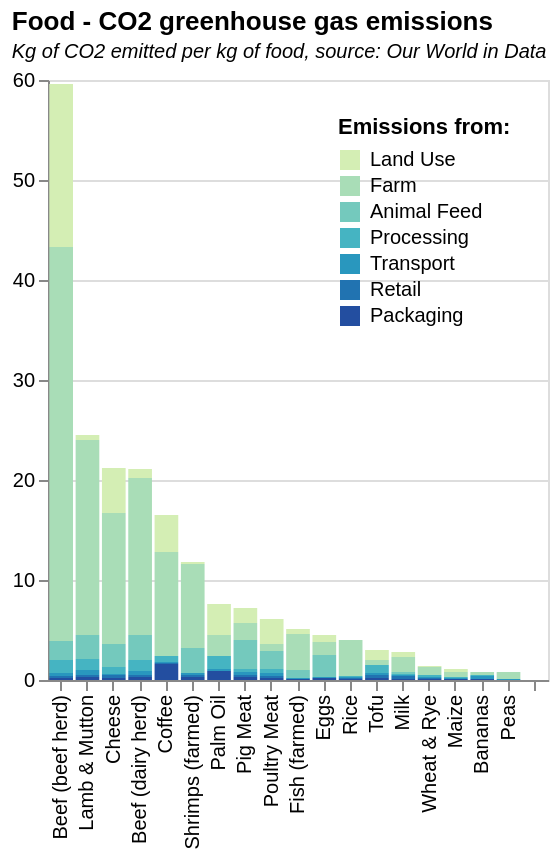

Source (Vega-Lite JSON):
### Vega-Lite specification from a JSON file in a GitHub repository (floating-point values rounded to 4 significant figures)
{"$schema": "https://vega.github.io/schema/vega-lite/v5.json", "data": {"values": [{"Entity": "", "food_emissions": "", "Type": ""}, {"Entity": "Bananas", "food_emissions": "0", "Type": "Land Use"}, {"Entity": "Beef (beef herd)", "food_emissions": "16.3", "Type": "Land Use"}, {"Entity": "Beef (dairy herd)", "food_emissions": "0.9", "Type": "Land Use"}, {"Entity": "Cheese", "food_emissions": "4.5", "Type": "Land Use"}, {"Entity": "Coffee", "food_emissions": "3.7", "Type": "Land Use"}, {"Entity": "Eggs", "food_emissions": "0.7", "Type": "Land Use"}, {"Entity": "Fish (farmed)", "food_emissions": "0.5", "Type": "Land Use"}, {"Entity": "Lamb & Mutton", "food_emissions": "0.5", "Type": "Land Use"}, {"Entity": "Maize", "food_emissions": "0.3", "Type": "Land Use"}, {"Entity": "Milk", "food_emissions": "0.5", "Type": "Land Use"}, {"Entity": "Palm Oil", "food_emissions": "3.1", "Type": "Land Use"}, {"Entity": "Peas", "food_emissions": "0", "Type": "Land Use"}, {"Entity": "Pig Meat", "food_emissions": "1.5", "Type": "Land Use"}, {"Entity": "Poultry Meat", "food_emissions": "2.5", "Type": "Land Use"}, {"Entity": "Rice", "food_emissions": "0", "Type": "Land Use"}, {"Entity": "Shrimps (farmed)", "food_emissions": "0.2", "Type": "Land Use"}, {"Entity": "Tofu", "food_emissions": "1", "Type": "Land Use"}, {"Entity": "Wheat & Rye", "food_emissions": "0.1", "Type": "Land Use"}, {"Entity": "Bananas", "food_emissions": "0.3", "Type": "Farm"}, {"Entity": "Beef (beef herd)", "food_emissions": "39.4", "Type": "Farm"}, {"Entity": "Beef (dairy herd)", "food_emissions": "15.7", "Type": "Farm"}, {"Entity": "Cheese", "food_emissions": "13.1", "Type": "Farm"}, {"Entity": "Coffee", "food_emissions": "10.4", "Type": "Farm"}, {"Entity": "Eggs", "food_emissions": "1.3", "Type": "Farm"}, {"Entity": "Fish (farmed)", "food_emissions": "3.6", "Type": "Farm"}, {"Entity": "Lamb & Mutton", "food_emissions": "19.5", "Type": "Farm"}, {"Entity": "Maize", "food_emissions": "0.5", "Type": "Farm"}, {"Entity": "Milk", "food_emissions": "1.5", "Type": "Farm"}, {"Entity": "Palm Oil", "food_emissions": "2.1", "Type": "Farm"}, {"Entity": "Peas", "food_emissions": "0.7", "Type": "Farm"}, {"Entity": "Pig Meat", "food_emissions": "1.7", "Type": "Farm"}, {"Entity": "Poultry Meat", "food_emissions": "0.7", "Type": "Farm"}, {"Entity": "Rice", "food_emissions": "3.6", "Type": "Farm"}, {"Entity": "Shrimps (farmed)", "food_emissions": "8.4", "Type": "Farm"}, {"Entity": "Tofu", "food_emissions": "0.5", "Type": "Farm"}, {"Entity": "Wheat & Rye", "food_emissions": "0.8", "Type": "Farm"}, {"Entity": "Bananas", "food_emissions": "0", "Type": "Animal Feed"}, {"Entity": "Beef (beef herd)", "food_emissions": "1.9", "Type": "Animal Feed"}, {"Entity": "Beef (dairy herd)", "food_emissions": "2.5", "Type": "Animal Feed"}, {"Entity": "Cheese", "food_emissions": "2.3", "Type": "Animal Feed"}, {"Entity": "Coffee", "food_emissions": "0", "Type": "Animal Feed"}, {"Entity": "Eggs", "food_emissions": "2.2", "Type": "Animal Feed"}, {"Entity": "Fish (farmed)", "food_emissions": "0.8", "Type": "Animal Feed"}, {"Entity": "Lamb & Mutton", "food_emissions": "2.4", "Type": "Animal Feed"}, {"Entity": "Maize", "food_emissions": "0", "Type": "Animal Feed"}, {"Entity": "Milk", "food_emissions": "0.2", "Type": "Animal Feed"}, {"Entity": "Palm Oil", "food_emissions": "0", "Type": "Animal Feed"}, {"Entity": "Peas", "food_emissions": "0", "Type": "Animal Feed"}, {"Entity": "Pig Meat", "food_emissions": "2.9", "Type": "Animal Feed"}, {"Entity": "Poultry Meat", "food_emissions": "1.8", "Type": "Animal Feed"}, {"Entity": "Rice", "food_emissions": "0", "Type": "Animal Feed"}, {"Entity": "Shrimps (farmed)", "food_emissions": "2.5", "Type": "Animal Feed"}, {"Entity": "Tofu", "food_emissions": "0", "Type": "Animal Feed"}, {"Entity": "Wheat & Rye", "food_emissions": "0", "Type": "Animal Feed"}, {"Entity": "Bananas", "food_emissions": "0.1", "Type": "Processing"}, {"Entity": "Beef (beef herd)", "food_emissions": "1.3", "Type": "Processing"}, {"Entity": "Beef (dairy herd)", "food_emissions": "1.1", "Type": "Processing"}, {"Entity": "Cheese", "food_emissions": "0.7", "Type": "Processing"}, {"Entity": "Coffee", "food_emissions": "0.6", "Type": "Processing"}, {"Entity": "Eggs", "food_emissions": "0", "Type": "Processing"}, {"Entity": "Fish (farmed)", "food_emissions": "0", "Type": "Processing"}, {"Entity": "Lamb & Mutton", "food_emissions": "1.1", "Type": "Processing"}, {"Entity": "Maize", "food_emissions": "0.1", "Type": "Processing"}, {"Entity": "Milk", "food_emissions": "0.1", "Type": "Processing"}, {"Entity": "Palm Oil", "food_emissions": "1.3", "Type": "Processing"}, {"Entity": "Peas", "food_emissions": "0", "Type": "Processing"}, {"Entity": "Pig Meat", "food_emissions": "0.3", "Type": "Processing"}, {"Entity": "Poultry Meat", "food_emissions": "0.4", "Type": "Processing"}, {"Entity": "Rice", "food_emissions": "0.1", "Type": "Processing"}, {"Entity": "Shrimps (farmed)", "food_emissions": "0", "Type": "Processing"}, {"Entity": "Tofu", "food_emissions": "0.8", "Type": "Processing"}, {"Entity": "Wheat & Rye", "food_emissions": "0.2", "Type": "Processing"}, {"Entity": "Bananas", "food_emissions": "0.3", "Type": "Transport"}, {"Entity": "Beef (beef herd)", "food_emissions": "0.3", "Type": "Transport"}, {"Entity": "Beef (dairy herd)", "food_emissions": "0.4", "Type": "Transport"}, {"Entity": "Cheese", "food_emissions": "0.1", "Type": "Transport"}, {"Entity": "Coffee", "food_emissions": "0.1", "Type": "Transport"}, {"Entity": "Eggs", "food_emissions": "0.1", "Type": "Transport"}, {"Entity": "Fish (farmed)", "food_emissions": "0.1", "Type": "Transport"}, {"Entity": "Lamb & Mutton", "food_emissions": "0.5", "Type": "Transport"}, {"Entity": "Maize", "food_emissions": "0.1", "Type": "Transport"}, {"Entity": "Milk", "food_emissions": "0.1", "Type": "Transport"}, {"Entity": "Palm Oil", "food_emissions": "0.2", "Type": "Transport"}, {"Entity": "Peas", "food_emissions": "0.1", "Type": "Transport"}, {"Entity": "Pig Meat", "food_emissions": "0.3", "Type": "Transport"}, {"Entity": "Poultry Meat", "food_emissions": "0.3", "Type": "Transport"}, {"Entity": "Rice", "food_emissions": "0.1", "Type": "Transport"}, {"Entity": "Shrimps (farmed)", "food_emissions": "0.2", "Type": "Transport"}, {"Entity": "Tofu", "food_emissions": "0.2", "Type": "Transport"}, {"Entity": "Wheat & Rye", "food_emissions": "0.1", "Type": "Transport"}, {"Entity": "Bananas", "food_emissions": "0", "Type": "Retail"}, {"Entity": "Beef (beef herd)", "food_emissions": "0.2", "Type": "Retail"}, {"Entity": "Beef (dairy herd)", "food_emissions": "0.2", "Type": "Retail"}, {"Entity": "Cheese", "food_emissions": "0.3", "Type": "Retail"}, {"Entity": "Coffee", "food_emissions": "0.1", "Type": "Retail"}, {"Entity": "Eggs", "food_emissions": "0", "Type": "Retail"}, {"Entity": "Fish (farmed)", "food_emissions": "0", "Type": "Retail"}, {"Entity": "Lamb & Mutton", "food_emissions": "0.2", "Type": "Retail"}, {"Entity": "Maize", "food_emissions": "0", "Type": "Retail"}, {"Entity": "Milk", "food_emissions": "0.3", "Type": "Retail"}, {"Entity": "Palm Oil", "food_emissions": "0", "Type": "Retail"}, {"Entity": "Peas", "food_emissions": "0", "Type": "Retail"}, {"Entity": "Pig Meat", "food_emissions": "0.2", "Type": "Retail"}, {"Entity": "Poultry Meat", "food_emissions": "0.2", "Type": "Retail"}, {"Entity": "Rice", "food_emissions": "0.1", "Type": "Retail"}, {"Entity": "Shrimps (farmed)", "food_emissions": "0.2", "Type": "Retail"}, {"Entity": "Tofu", "food_emissions": "0.3", "Type": "Retail"}, {"Entity": "Wheat & Rye", "food_emissions": "0.1", "Type": "Retail"}, {"Entity": "Bananas", "food_emissions": "0.1", "Type": "Packaging"}, {"Entity": "Beef (beef herd)", "food_emissions": "0.2", "Type": "Packaging"}, {"Entity": "Beef (dairy herd)", "food_emissions": "0.3", "Type": "Packaging"}, {"Entity": "Cheese", "food_emissions": "0.2", "Type": "Packaging"}, {"Entity": "Coffee", "food_emissions": "1.6", "Type": "Packaging"}, {"Entity": "Eggs", "food_emissions": "0.2", "Type": "Packaging"}, {"Entity": "Fish (farmed)", "food_emissions": "0.1", "Type": "Packaging"}, {"Entity": "Lamb & Mutton", "food_emissions": "0.3", "Type": "Packaging"}, {"Entity": "Maize", "food_emissions": "0.1", "Type": "Packaging"}, {"Entity": "Milk", "food_emissions": "0.1", "Type": "Packaging"}, {"Entity": "Palm Oil", "food_emissions": "0.9", "Type": "Packaging"}, {"Entity": "Peas", "food_emissions": "0", "Type": "Packaging"}, {"Entity": "Pig Meat", "food_emissions": "0.3", "Type": "Packaging"}, {"Entity": "Poultry Meat", "food_emissions": "0.2", "Type": "Packaging"}, {"Entity": "Rice", "food_emissions": "0.1", "Type": "Packaging"}, {"Entity": "Shrimps (farmed)", "food_emissions": "0.3", "Type": "Packaging"}, {"Entity": "Tofu", "food_emissions": "0.2", "Type": "Packaging"}, {"Entity": "Wheat & Rye", "food_emissions": "0.1", "Type": "Packaging"}]}, "mark": "bar", "width": 250, "height": 300, "title": {"text": "Food - CO2 greenhouse gas emissions", "subtitle": "Kg of CO2 emitted per kg of food, source: Our World in Data", "subtitleFontStyle": "italic", "subtitleFontSize": 10, "anchor": "start", "color": "black"}, "encoding": {"x": {"field": "Entity", "sort": "-y", "type": "ordinal", "title": null}, "y": {"field": "food_emissions", "title": null, "type": "quantitative"}, "color": {"field": "Type", "type": "nominal", "legend": {"orient": "top-right"}, "scale": {"domain": ["Land Use", "Farm", "Animal Feed", "Processing", "Transport", "Retail", "Packaging"], "scheme": "yellowgreenblue"}, "title": "Emissions from:"}}}
